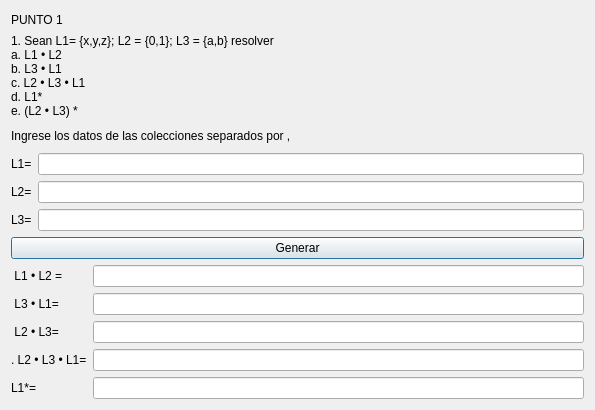
<?xml version="1.0" encoding="UTF-8"?>
<ui version="4.0">
 <class>Punto1</class>
 <widget class="QDialog" name="Punto1">
  <property name="geometry">
   <rect>
    <x>0</x>
    <y>0</y>
    <width>595</width>
    <height>410</height>
   </rect>
  </property>
  <property name="windowTitle">
   <string>Dialog</string>
  </property>
  <layout class="QGridLayout" name="gridLayout">
   <item row="2" column="0">
    <layout class="QVBoxLayout" name="verticalLayout_2">
     <item>
      <widget class="QPushButton" name="pushButton">
       <property name="text">
        <string>Generar</string>
       </property>
      </widget>
     </item>
    </layout>
   </item>
   <item row="0" column="0">
    <layout class="QVBoxLayout" name="verticalLayout">
     <item>
      <widget class="QLabel" name="lbTpunto1">
       <property name="text">
        <string>PUNTO 1 </string>
       </property>
      </widget>
     </item>
     <item>
      <widget class="QLabel" name="lbnDpunto1">
       <property name="text">
        <string>1. Sean L1= {x,y,z}; L2 = {0,1}; L3 = {a,b} resolver
a. L1 • L2
b. L3 • L1
c. L2 • L3 • L1
d. L1*
e. (L2 • L3) *</string>
       </property>
      </widget>
     </item>
    </layout>
   </item>
   <item row="1" column="0">
    <layout class="QGridLayout" name="gridLayout_2">
     <item row="2" column="0">
      <widget class="QLabel" name="LbL2">
       <property name="text">
        <string>L2=</string>
       </property>
      </widget>
     </item>
     <item row="0" column="0" colspan="2">
      <widget class="QLabel" name="lbnDdatos">
       <property name="text">
        <string>Ingrese los datos de las colecciones separados por , </string>
       </property>
      </widget>
     </item>
     <item row="3" column="1">
      <widget class="QLineEdit" name="txtl3"/>
     </item>
     <item row="3" column="0">
      <widget class="QLabel" name="lbnL3">
       <property name="text">
        <string>L3=</string>
       </property>
      </widget>
     </item>
     <item row="1" column="0">
      <widget class="QLabel" name="lbl1">
       <property name="text">
        <string>L1=</string>
       </property>
      </widget>
     </item>
     <item row="1" column="1">
      <widget class="QLineEdit" name="txtl1"/>
     </item>
     <item row="2" column="1">
      <widget class="QLineEdit" name="txtl2"/>
     </item>
    </layout>
   </item>
   <item row="3" column="0">
    <layout class="QFormLayout" name="formLayout">
     <item row="0" column="0">
      <widget class="QLabel" name="lbA">
       <property name="text">
        <string> L1 • L2 =</string>
       </property>
      </widget>
     </item>
     <item row="0" column="1">
      <widget class="QLineEdit" name="lbALineEdit">
       <property name="frame">
        <bool>true</bool>
       </property>
       <property name="readOnly">
        <bool>true</bool>
       </property>
      </widget>
     </item>
     <item row="1" column="0">
      <widget class="QLabel" name="lbBLabel">
       <property name="text">
        <string> L3 • L1=</string>
       </property>
      </widget>
     </item>
     <item row="1" column="1">
      <widget class="QLineEdit" name="lbBLineEdit">
       <property name="readOnly">
        <bool>true</bool>
       </property>
      </widget>
     </item>
     <item row="2" column="0">
      <widget class="QLabel" name="lbCLabel">
       <property name="text">
        <string> L2 • L3=</string>
       </property>
      </widget>
     </item>
     <item row="2" column="1">
      <widget class="QLineEdit" name="lbCLineEdit">
       <property name="readOnly">
        <bool>true</bool>
       </property>
      </widget>
     </item>
     <item row="3" column="0">
      <widget class="QLabel" name="lbCLabel_2">
       <property name="text">
        <string>. L2 • L3 • L1=</string>
       </property>
      </widget>
     </item>
     <item row="3" column="1">
      <widget class="QLineEdit" name="lbCLineEdit_2">
       <property name="readOnly">
        <bool>true</bool>
       </property>
      </widget>
     </item>
     <item row="4" column="0">
      <widget class="QLabel" name="lbDLabel_3">
       <property name="text">
        <string>L1*=</string>
       </property>
      </widget>
     </item>
     <item row="4" column="1">
      <widget class="QLineEdit" name="lbCLineEdit_3">
       <property name="readOnly">
        <bool>true</bool>
       </property>
      </widget>
     </item>
    </layout>
   </item>
  </layout>
 </widget>
 <resources/>
 <connections/>
</ui>
